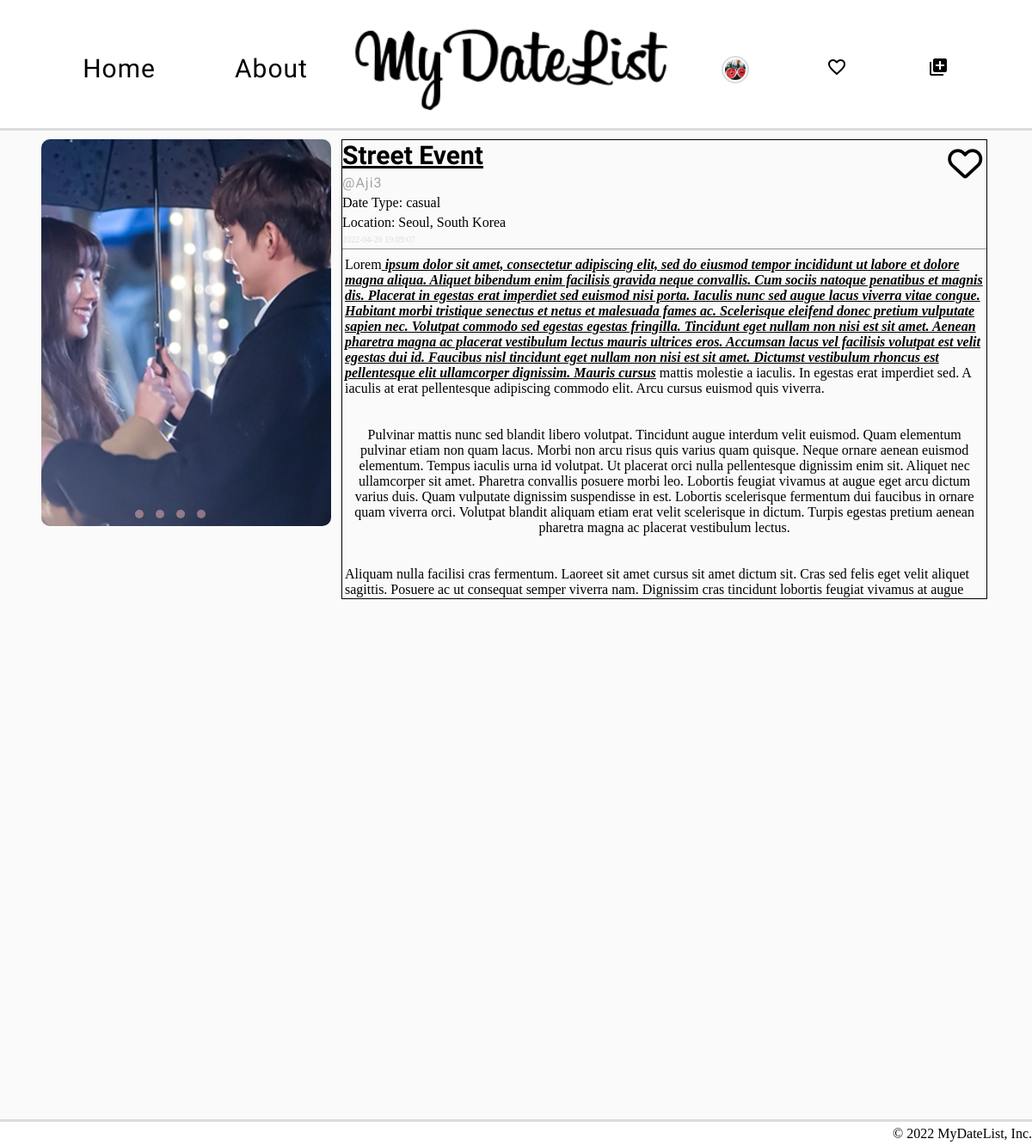
The app's page /viewPost.php?ID=98 (signed in) with its own data.
### tables this page shows
CREATE TABLE `users` (
  `usersID` int(11) NOT NULL,
  `usersName` varchar(255) NOT NULL,
  `usersUID` varchar(255) NOT NULL,
  `usersPWD` varchar(255) NOT NULL,
  `securityQuestion1` varchar(255) DEFAULT NULL,
  `securityQuestion2` varchar(255) DEFAULT NULL,
  `securityQuestion3` varchar(255) DEFAULT NULL,
  `pfp_img_dir` text NOT NULL
);

CREATE TABLE `imgs` (
  `imgID` int(11) NOT NULL,
  `usersID` int(11) NOT NULL,
  `postID` int(11) NOT NULL,
  `img_dir` longtext NOT NULL
);

CREATE TABLE `posts` (
  `postID` int(11) NOT NULL,
  `usersID` int(11) NOT NULL,
  `title` longtext NOT NULL,
  `location` longtext NOT NULL,
  `type` text NOT NULL,
  `description` longtext NOT NULL,
  `date` timestamp NOT NULL DEFAULT current_timestamp(),
  `savedAmount` int(11) NOT NULL DEFAULT 0
);

### viewPost.php (the view, shortened to what this page needs)
<?php
require_once('includes/dbh.inc.php');
include_once 'header.php';
if(isset($_GET["ID"])){
    $postID =$_GET["ID"];
    $sql = "SELECT * FROM posts INNER JOIN users ON posts.usersID = users.usersID WHERE posts.postID='$postID'";
            $result = mysqli_query($conn, $sql);
            $post = mysqli_fetch_assoc($result);
            $username=$post['usersUID'];
            $title=$post['title'];
            $location=$post['location'];
            $type=$post['type'];
            $description=$post['description'];
            $date=$post['date'];
      $sql = "SELECT * FROM `imgs` WHERE postID='$postID'; ";
      $result = mysqli_query($conn, $sql);
      $images = mysqli_fetch_all($result, MYSQLI_ASSOC);
}
?>
<div class="postBox" >
      <div class="imgBox" id="imgBox" >
            <?php foreach ($images as $image) : ?>
            <div class="carousel__item " >
               <div class = "imgDropZone" style="border:none; cursor:default;">
                  <div class ="drop-zone-thumb2" style="background-image:url('<?php echo $image['img_dir'];?>')"></div>
               </div>
            </div>
            <?php endforeach; ?>
            <div class="carousel__nav">
               <?php foreach ($images as $image) : ?>
                  <span class="carousel__button"></span>
               <?php endforeach; ?>
            </div>
      </div>
      <div class="textBox">
                  <div class="post-desc">
                     <div style="display:flex; position:relative;">
                     <h2 id="postTitle" style="text-decoration: underline;"><?php echo $title; ?></h2>
                     <?php
                     if(isset($_SESSION["usersUID"])){
                        $usersUID=$_SESSION["usersUID"];
                        $sql = "SELECT usersID FROM users WHERE usersUID='$usersUID'";
                        $result = mysqli_query($conn, $sql);
                        $usersID = mysqli_fetch_assoc($result);
                        $usersIDNum=$usersID['usersID'];
                        $sql = "SELECT* FROM fav WHERE postID='$postID' AND usersIDS='$usersIDNum'";
                        $result = mysqli_query($conn, $sql);
                        $postNum = mysqli_num_rows($result);
                           if($postNum === 0){
                              echo '<span id="heartIcon"><i  class="fa-regular fa-heart heart-btn" data-id="'. $postID.'"></i></span>';
                           } else {
                              echo '<span id="heartIcon"><i  class="fa-solid fa-heart heart-btn" data-id="'. $postID.'"></i></span>';
                           }
                      } ?>
                     </div>
                     <a href ="userPage.php?user=<?php echo $username; ?>" id="post-Username"><?php echo $username; ?></a>
                     <span> <?php echo "Date Type: ". $type; ?></span>
                     <span id="postLocation">Location: <?php echo $location; ?></span>
                     <span id="post_timestamp"> <?php echo $date; ?></span>
                     <hr>
                     <div id ="description-Box">
                        <?php echo nl2br($description); ?>
                     </div>
                  </div>
      </div>
   </div>
<?php
include_once 'footer.php';
?>

### header.php (shortened to what this page needs)
<!DOCTYPE html>
<html>
    <head>
        <link rel="stylesheet" href="css/header.css">
        <link rel="stylesheet" href="css/post.css">
        <link rel="stylesheet" href="css/settings.css">
        <link rel="stylesheet" href="css/myPage.css">
        <link rel ="stylesheet" href ="css/home.css">
        <link rel="stylesheet" href="css/viewPost.css">
        <link rel="stylesheet" href="css/fav.css">
    </head>
    <body >
         <header>
             <div class="navbar" id="myHeader">
                <div class="left">
                    <ul>
                        <li id="home"> <a href ="./home.php"> Home </a></li>
                        <li id="about_header"> <a href ="./about.php"> About </a></li>
                    </ul>
                </div>
                <div class="center">
                    <ul>
                     <li class ="titleImage"><a href ="./home.php"><img src="./images/MyDateList.png" alt="title font image"></a></li>
                    </ul>
                </div>
                <div class="right">
                 <ul>
                     <?php
                     if(isset($_SESSION["usersUID"])){
                        require_once('includes/dbh.inc.php');
                        $username=$_SESSION["usersUID"];
                        $sql = "SELECT pfp_img_dir FROM users WHERE usersUID='$username'";
                        $result = mysqli_query($conn, $sql);
                        $image_dir = mysqli_fetch_assoc($result);
                        $img=$image_dir['pfp_img_dir'];
                       echo "<li ><a href ='#'> <img class='nav_avatar' src= '$img' alt ='profile_pic'> </a>
                                <ul>
                                <li> <a href ='mypage.php'> My Page </a></li>
                                <li> <a href ='settings.php'> Settings </a></li>
                                <li> <a href = 'includes/logout.inc.php'> Log Out </a></li>
                                </ul>
                            </li>";
                       echo "<li id = fav><a href ='favorites.php'> <i class='material-icons'> favorite_border </i></a></li>";
                       echo "<li id=post><a href ='post.php'> <i class='material-icons'> add_to_photos </i></a> </li>";
                     } else {
                        echo" <li id=login> <a href ='login.php'> Login </a></li>";
                        echo "<li id=login2><a href ='login.php'> <abbr title='Login'><i class='fa-solid fa-circle-user'></i></abbr></a></li>";
                        echo" <li id=signup> <a href ='signup.php'> Sign Up </a></li>";
                     }
                    ?>
                    </ul>
                </div>
            </div>
        </header>

### footer.php
</body>
<footer>
    <p>&copy; <?php echo date("Y"); ?> MyDateList, Inc.</p>
</footer>
</html>

### css/header.css (style rules this page uses)
* { margin: 0; }
body { background-color: #fafafa; margin-bottom: 28px; overflow-x: hidden; }
header { background-color: white; border-bottom: solid #dcdcdc; position: sticky; width: 100%; top: 0; z-index: 999; padding-top: 20px; padding-bottom: 10px; }
a { text-decoration: none; font-family: "Old Standard TT", serif; font-size: 30px; letter-spacing: 1px; color: black; }
.center { object-fit: contain; text-align: center; z-index: 1; background-color: rgb(255, 255, 255); }
.center img { object-fit: contain; }
.right { width: 100%; background-color: rgb(255, 255, 255); margin: auto; }
.left { width: 100%; background-color: rgb(255 238 238); margin: auto; }
.left ul { width: 100%; display: grid; background: white; grid-template-columns: 1fr 1fr; }
.right ul { grid-auto-flow: column; width: 100%; display: grid; grid-auto-columns: 1fr; margin: auto; }
.right ul li { position: relative; }
.navbar { display: grid; grid-template-columns: 1fr 1fr 1fr; background-color: white; width: 100%; max-width: 1100px; align-items: center; justify-content: center; margin: auto; }
.navbar ul { list-style: none; padding: 0; margin: 0; text-align: center; }
.navbar li { display: inline-block; }
.nav_avatar { width: 100%; max-width: 32px; aspect-ratio: 1/1; object-fit: cover; border-radius: 50%; border: 2px solid #dcdcdc; padding: 2px; vertical-align: text-bottom; }
footer p { position: fixed; text-align: right; border-top: solid #dcdcdc; left: 0px; bottom: 0px; height: 30px; width: 100%; background-color: white; padding-top: 5px; }
@media only screen and (min-width: 1184px) and (max-width: 1204px) { .postBox { gap: 1%; } }

### css/post.css (style rules this page uses)
.postBox { background-color: #f79e9e; background-color: #fafafa; display: flex; margin: 10px; justify-content: center; align-content: center; align-items: flex-start; }
.imgBox { width: 50%; height: fit-content; background-color: rgb(123, 196, 94); background-color: #fafafa; border-radius: 20px; position: relative; }
.imgDropZone { max-width: 400px; aspect-ratio: 3/4; display: flex; align-items: center; justify-content: center; text-align: center; font-family: Arial, Helvetica, sans-serif; font-weight: 500; font-size: 20px; cursor: pointer; color: #1f1a1a; border: 4px dashed rgb(145, 134, 134); background-color: rgba(243, 203, 203, 0.1); }
.carousel__nav { width: 100%; padding: 5px 0; position: absolute; bottom: 0; left: 0; text-align: center; }
.carousel__button { width: 10px; height: 10px; display: inline-block; background-color: rgba(243, 181, 181, 0.5); border-radius: 50%; margin: 0 5px; cursor: pointer; }
.carousel__item { display: none; margin-left: 10%; }
.carousel__item--selected { display: block; }
.textBox { height: fit-content; width: 100%; max-width: 1100px; background-color: #fafafa; border: solid 1px black; margin-right: 30px; }
#postTitle { font-family: "Satisfy", cursive; font-weight: bolder; font-size: 30px; }
.post-desc { display: flex; flex-direction: column; gap: 5px; }

### css/home.css (style rules this page uses)
* { box-sizing: border-box; }

### css/viewPost.css (style rules this page uses)
#post-Username { color: rgb(167, 162, 162); cursor: pointer; font-size: medium; }
#post-Username::before { content: "@"; color: rgb(167, 162, 162); }
#description-Box { padding: 3px; overflow: auto; height: 400px; max-width: 1000px; }
span#post_timestamp { font-size: x-small; color: #dcdcdc; }
.drop-zone-thumb2 { width: 100%; height: 100%; border-radius: 10px; overflow: hidden; background-color: #cccccc; background-size: cover; background-position: center; position: relative; }
span#heartIcon { position: absolute; right: 0; font-size: 40px; margin: 5px; cursor: pointer; }

### records on screen
users: pfp_img_dir (picture)
imgs: img_dir (picture)
posts: title "Street Event", usersID.usersUID "Aji3", type "casual", location "Seoul, South Korea", date "2022-04-26 19:09:07", description "Lorem ipsum dolor sit amet, consectetur adipiscing elit, sed do eiusmod tempor incididunt ut labore et dolore magna aliqua. Aliquet bibendum enim facilisis gravida neque convallis. Cum sociis natoque penatibus et magnis dis. Placerat in egestas erat imperdiet sed euismod nisi porta. Iaculis nunc sed augue lacus viverra vitae congue. Habitant morbi tristique senectus et netus et malesuada fames ac. Scelerisque eleifend donec pretium vulputate sapien nec. Volutpat commodo sed egestas egestas fringilla. Tincidunt eget nullam non nisi est sit amet. Aenean pharetra magna ac placerat vestibulum lectus mauris ultrices eros. Accumsan lacus vel facilisis volutpat est velit egestas dui id. Faucibus…"
